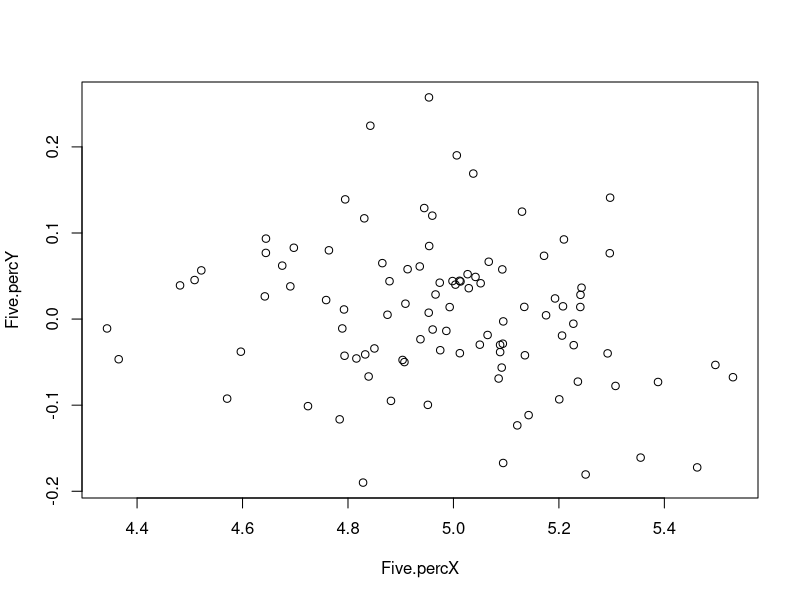
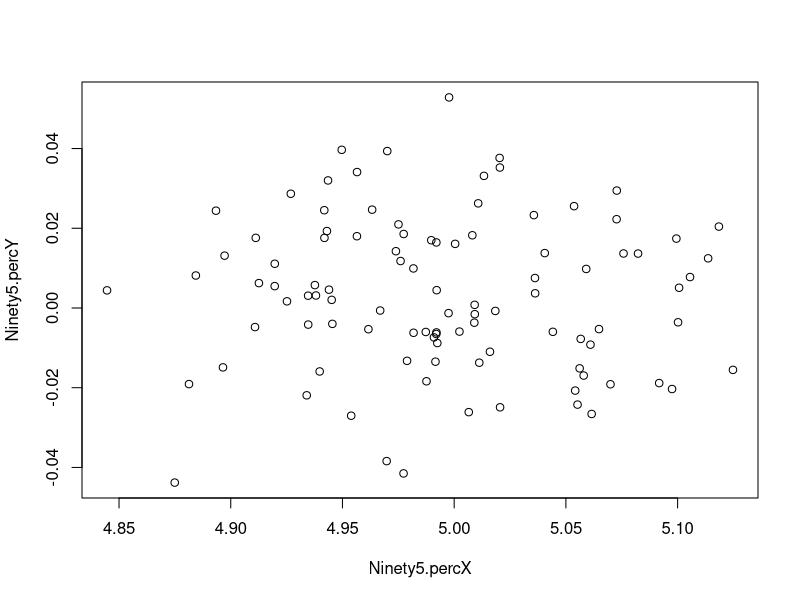

The R source for these figures, in order:
## ---- chunk 1
knitr::opts_chunk$set(echo = TRUE)
## ---- chunk 2

# initialize vectors to contain 5% and 95% mean levels
Five.percX = vector("double",100)
Five.percY = vector("double",100)
Ninety5.percX = vector("double",100)
Ninety5.percY = vector("double",100)
for(t in 1:100){
# x genetated normally with mean 10 and sd 3.5
  x = rnorm(1000,10,3.5)
# y is generated uniformly on [-1,1]
  y = runif(1000,-1,1)
  for(k in 1:1000){
    if(y[k]>x[k]){
    y = runif(1000,-1,1)
    agent = cbind(x,y)
  }
  if(y[k]<x[k]){
    agent = cbind(x/2,y)
  }
  # mean 5% level for x and y
  Five.percX[t]=mean(agent[1:50,1])
  Five.percY[t]=mean(agent[1:50,2])
  # mean 95% level for x and y
  Ninety5.percX[t] = mean(agent[951:100,1])
  Ninety5.percY[t] = mean(agent[951:100,2])
  }
  
}

# plots for 5% and 95% mean level of x and y over time
plot(Five.percX,Five.percY)
plot(Ninety5.percX,Ninety5.percY)

